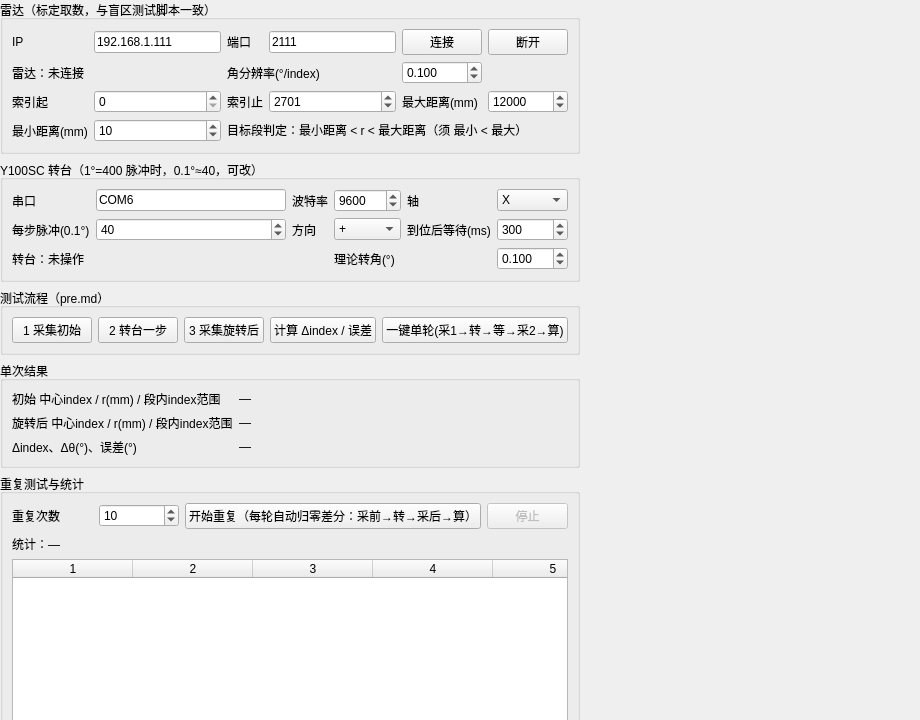
<?xml version="1.0" encoding="UTF-8"?>
<ui version="4.0">
 <class>Form</class>
 <widget class="QWidget" name="Form">
  <property name="geometry">
   <rect>
    <x>0</x>
    <y>0</y>
    <width>920</width>
    <height>720</height>
   </rect>
  </property>
  <property name="windowTitle">
   <string>H1 角分辨率 / 转台步进验证</string>
  </property>
  <widget class="QWidget" name="centralwidget">
   <layout class="QVBoxLayout" name="verticalLayout_main">
    <item>
     <widget class="QGroupBox" name="groupRadar">
      <property name="title">
       <string>雷达（标定取数，与盲区测试脚本一致）</string>
      </property>
      <layout class="QGridLayout" name="gridRadar">
       <item row="0" column="0">
        <widget class="QLabel" name="label_2">
         <property name="text">
          <string>IP</string>
         </property>
        </widget>
       </item>
       <item row="0" column="1">
        <widget class="QLineEdit" name="leRadarIp">
         <property name="text">
          <string>192.168.1.111</string>
         </property>
        </widget>
       </item>
       <item row="0" column="2">
        <widget class="QLabel" name="label_3">
         <property name="text">
          <string>端口</string>
         </property>
        </widget>
       </item>
       <item row="0" column="3">
        <widget class="QLineEdit" name="leRadarPort">
         <property name="text">
          <string>2111</string>
         </property>
        </widget>
       </item>
       <item row="0" column="4">
        <widget class="QPushButton" name="btnRadarConnect">
         <property name="text">
          <string>连接</string>
         </property>
        </widget>
       </item>
       <item row="0" column="5">
        <widget class="QPushButton" name="btnRadarDisconnect">
         <property name="text">
          <string>断开</string>
         </property>
        </widget>
       </item>
       <item row="1" column="0" colspan="2">
        <widget class="QLabel" name="lblRadarState">
         <property name="text">
          <string>雷达：未连接</string>
         </property>
        </widget>
       </item>
       <item row="1" column="2" colspan="2">
        <widget class="QLabel" name="label_angres">
         <property name="text">
          <string>角分辨率(°/index)</string>
         </property>
        </widget>
       </item>
       <item row="1" column="4">
        <widget class="QDoubleSpinBox" name="dsbAngularResDeg">
         <property name="decimals">
          <number>3</number>
         </property>
         <property name="minimum">
          <double>0.001000000000000</double>
         </property>
         <property name="maximum">
          <double>10.000000000000000</double>
         </property>
         <property name="singleStep">
          <double>0.010000000000000</double>
         </property>
         <property name="value">
          <double>0.100000000000000</double>
         </property>
        </widget>
       </item>
       <item row="2" column="0">
        <widget class="QLabel" name="label_si">
         <property name="text">
          <string>索引起</string>
         </property>
        </widget>
       </item>
       <item row="2" column="1">
        <widget class="QSpinBox" name="sbIndexStart">
         <property name="maximum">
          <number>10000</number>
         </property>
        </widget>
       </item>
       <item row="2" column="2">
        <widget class="QLabel" name="label_ei">
         <property name="text">
          <string>索引止</string>
         </property>
        </widget>
       </item>
       <item row="2" column="3">
        <widget class="QSpinBox" name="sbIndexEnd">
         <property name="minimum">
          <number>1</number>
         </property>
         <property name="maximum">
          <number>10000</number>
         </property>
         <property name="value">
          <number>2701</number>
         </property>
        </widget>
       </item>
       <item row="2" column="4">
        <widget class="QLabel" name="label_md">
         <property name="text">
          <string>最大距离(mm)</string>
         </property>
        </widget>
       </item>
       <item row="2" column="5">
        <widget class="QSpinBox" name="sbMaxDistanceMm">
         <property name="minimum">
          <number>20</number>
         </property>
         <property name="maximum">
          <number>50000</number>
         </property>
         <property name="value">
          <number>12000</number>
         </property>
        </widget>
       </item>
       <item row="3" column="0">
        <widget class="QLabel" name="label_min_d">
         <property name="text">
          <string>最小距离(mm)</string>
         </property>
        </widget>
       </item>
       <item row="3" column="1">
        <widget class="QSpinBox" name="sbMinDistanceMm">
         <property name="maximum">
          <number>49990</number>
         </property>
         <property name="value">
          <number>10</number>
         </property>
        </widget>
       </item>
       <item row="3" column="2" colspan="4">
        <widget class="QLabel" name="label_min_hint">
         <property name="text">
          <string>目标段判定：最小距离 &lt; r &lt; 最大距离（须 最小 &lt; 最大）</string>
         </property>
        </widget>
       </item>
      </layout>
     </widget>
    </item>
    <item>
     <widget class="QGroupBox" name="groupTurntable">
      <property name="title">
       <string>Y100SC 转台（1°=400 脉冲时，0.1°≈40，可改）</string>
      </property>
      <layout class="QGridLayout" name="gridTurntable">
       <item row="0" column="0">
        <widget class="QLabel" name="label_com">
         <property name="text">
          <string>串口</string>
         </property>
        </widget>
       </item>
       <item row="0" column="1">
        <widget class="QLineEdit" name="leComPort">
         <property name="text">
          <string>COM6</string>
         </property>
        </widget>
       </item>
       <item row="0" column="2">
        <widget class="QLabel" name="label_baud">
         <property name="text">
          <string>波特率</string>
         </property>
        </widget>
       </item>
       <item row="0" column="3">
        <widget class="QSpinBox" name="sbBaud">
         <property name="maximum">
          <number>921600</number>
         </property>
         <property name="value">
          <number>9600</number>
         </property>
        </widget>
       </item>
       <item row="0" column="4">
        <widget class="QLabel" name="label_axis">
         <property name="text">
          <string>轴</string>
         </property>
        </widget>
       </item>
       <item row="0" column="5">
        <widget class="QComboBox" name="cmbAxis">
         <item>
          <property name="text">
           <string>X</string>
          </property>
         </item>
         <item>
          <property name="text">
           <string>Y</string>
          </property>
         </item>
         <item>
          <property name="text">
           <string>Z</string>
          </property>
         </item>
         <item>
          <property name="text">
           <string>r</string>
          </property>
         </item>
         <item>
          <property name="text">
           <string>t</string>
          </property>
         </item>
         <item>
          <property name="text">
           <string>T</string>
          </property>
         </item>
        </widget>
       </item>
       <item row="1" column="0">
        <widget class="QLabel" name="label_steps">
         <property name="text">
          <string>每步脉冲(0.1°)</string>
         </property>
        </widget>
       </item>
       <item row="1" column="1">
        <widget class="QSpinBox" name="sbPulsePerStep">
         <property name="minimum">
          <number>1</number>
         </property>
         <property name="maximum">
          <number>10000</number>
         </property>
         <property name="value">
          <number>40</number>
         </property>
        </widget>
       </item>
       <item row="1" column="2">
        <widget class="QLabel" name="label_dir">
         <property name="text">
          <string>方向</string>
         </property>
        </widget>
       </item>
       <item row="1" column="3">
        <widget class="QComboBox" name="cmbDir">
         <item>
          <property name="text">
           <string>+</string>
          </property>
         </item>
         <item>
          <property name="text">
           <string>-</string>
          </property>
         </item>
        </widget>
       </item>
       <item row="1" column="4">
        <widget class="QLabel" name="label_settle">
         <property name="text">
          <string>到位后等待(ms)</string>
         </property>
        </widget>
       </item>
       <item row="1" column="5">
        <widget class="QSpinBox" name="sbSettleMs">
         <property name="maximum">
          <number>60000</number>
         </property>
         <property name="value">
          <number>300</number>
         </property>
        </widget>
       </item>
       <item row="2" column="0" colspan="3">
        <widget class="QLabel" name="lblTurntableState">
         <property name="text">
          <string>转台：未操作</string>
         </property>
        </widget>
       </item>
       <item row="2" column="3" colspan="3">
        <widget class="QLabel" name="label_theory">
         <property name="text">
          <string>理论转角(°)</string>
         </property>
        </widget>
       </item>
       <item row="2" column="5">
        <widget class="QDoubleSpinBox" name="dsbTheoryDeg">
         <property name="decimals">
          <number>3</number>
         </property>
         <property name="maximum">
          <double>360.000000000000000</double>
         </property>
         <property name="singleStep">
          <double>0.100000000000000</double>
         </property>
         <property name="value">
          <double>0.100000000000000</double>
         </property>
        </widget>
       </item>
      </layout>
     </widget>
    </item>
    <item>
     <widget class="QGroupBox" name="groupFlow">
      <property name="title">
       <string>测试流程（pre.md）</string>
      </property>
      <layout class="QHBoxLayout" name="horizontalLayout_flow">
       <item>
        <widget class="QPushButton" name="btnCaptureBefore">
         <property name="text">
          <string>1 采集初始</string>
         </property>
        </widget>
       </item>
       <item>
        <widget class="QPushButton" name="btnTurntableMove">
         <property name="text">
          <string>2 转台一步</string>
         </property>
        </widget>
       </item>
       <item>
        <widget class="QPushButton" name="btnCaptureAfter">
         <property name="text">
          <string>3 采集旋转后</string>
         </property>
        </widget>
       </item>
       <item>
        <widget class="QPushButton" name="btnCompute">
         <property name="text">
          <string>计算 Δindex / 误差</string>
         </property>
        </widget>
       </item>
       <item>
        <widget class="QPushButton" name="btnRunFullCycle">
         <property name="text">
          <string>一键单轮(采1→转→等→采2→算)</string>
         </property>
        </widget>
       </item>
      </layout>
     </widget>
    </item>
    <item>
     <widget class="QGroupBox" name="groupResult">
      <property name="title">
       <string>单次结果</string>
      </property>
      <layout class="QFormLayout" name="formLayout_result">
       <item row="0" column="0">
        <widget class="QLabel" name="label_r1">
         <property name="text">
          <string>初始 中心index / r(mm) / 段内index范围</string>
         </property>
        </widget>
       </item>
       <item row="0" column="1">
        <widget class="QLabel" name="lblCapBefore">
         <property name="text">
          <string>—</string>
         </property>
         <property name="textInteractionFlags">
          <set>Qt::TextSelectableByMouse</set>
         </property>
        </widget>
       </item>
       <item row="1" column="0">
        <widget class="QLabel" name="label_r2">
         <property name="text">
          <string>旋转后 中心index / r(mm) / 段内index范围</string>
         </property>
        </widget>
       </item>
       <item row="1" column="1">
        <widget class="QLabel" name="lblCapAfter">
         <property name="text">
          <string>—</string>
         </property>
         <property name="textInteractionFlags">
          <set>Qt::TextSelectableByMouse</set>
         </property>
        </widget>
       </item>
       <item row="2" column="0">
        <widget class="QLabel" name="label_d">
         <property name="text">
          <string>Δindex、Δθ(°)、误差(°)</string>
         </property>
        </widget>
       </item>
       <item row="2" column="1">
        <widget class="QLabel" name="lblDelta">
         <property name="text">
          <string>—</string>
         </property>
         <property name="textInteractionFlags">
          <set>Qt::TextSelectableByMouse</set>
         </property>
        </widget>
       </item>
      </layout>
     </widget>
    </item>
    <item>
     <widget class="QGroupBox" name="groupRepeat">
      <property name="title">
       <string>重复测试与统计</string>
      </property>
      <layout class="QVBoxLayout" name="verticalLayout_repeat">
       <item>
        <layout class="QHBoxLayout" name="horizontalLayout_rep">
         <item>
          <widget class="QLabel" name="label_rep">
           <property name="text">
            <string>重复次数</string>
           </property>
          </widget>
         </item>
         <item>
          <widget class="QSpinBox" name="sbRepeatCount">
           <property name="minimum">
            <number>1</number>
           </property>
           <property name="maximum">
            <number>500</number>
           </property>
           <property name="value">
            <number>10</number>
           </property>
          </widget>
         </item>
         <item>
          <widget class="QPushButton" name="btnRepeatStart">
           <property name="text">
            <string>开始重复（每轮自动归零差分：采前→转→采后→算）</string>
           </property>
          </widget>
         </item>
         <item>
          <widget class="QPushButton" name="btnRepeatStop">
           <property name="enabled">
            <bool>false</bool>
           </property>
           <property name="text">
            <string>停止</string>
           </property>
          </widget>
         </item>
        </layout>
       </item>
       <item>
        <widget class="QLabel" name="lblRepeatStats">
         <property name="text">
          <string>统计：—</string>
         </property>
         <property name="textInteractionFlags">
          <set>Qt::TextSelectableByMouse</set>
         </property>
        </widget>
       </item>
       <item>
        <widget class="QTableWidget" name="tableHistory">
         <property name="columnCount">
          <number>5</number>
         </property>
         <property name="rowCount">
          <number>0</number>
         </property>
         <attribute name="horizontalHeaderDefaultSectionSize">
          <number>120</number>
         </attribute>
        </widget>
       </item>
      </layout>
     </widget>
    </item>
    <item>
     <widget class="QPlainTextEdit" name="teLog">
      <property name="minimumSize">
       <size>
        <width>0</width>
        <height>180</height>
       </size>
      </property>
      <property name="maximumBlockCount">
       <number>500</number>
      </property>
      <property name="readOnly">
       <bool>true</bool>
      </property>
      <property name="lineWrapMode">
       <enum>QPlainTextEdit::WidgetWidth</enum>
      </property>
      <property name="placeholderText">
       <string>日志（可上下滚动，新行自动滚到底部）</string>
      </property>
     </widget>
    </item>
   </layout>
  </widget>
 </widget>
 <resources/>
 <connections/>
</ui>
